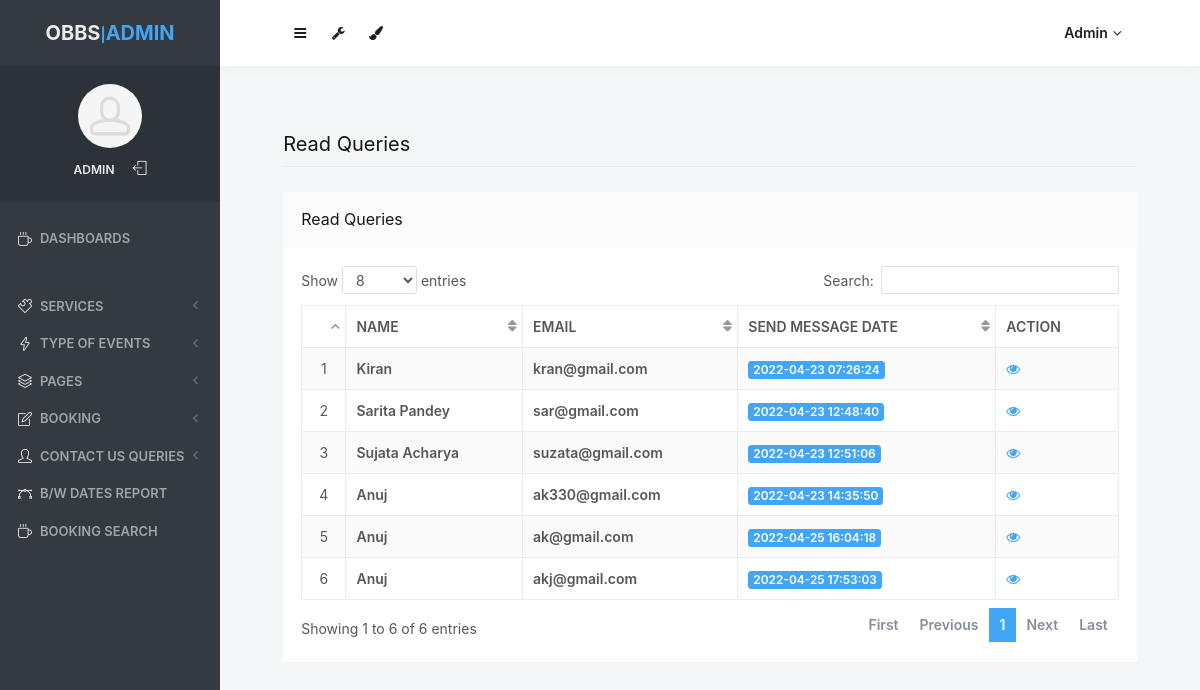
Screenshot of /admin/read-queries.php (signed in) with the database file from the repository.
### tables this page shows
CREATE TABLE `tblcontact` (
  `ID` int(10) NOT NULL,
  `Name` varchar(200) DEFAULT NULL,
  `Email` varchar(200) DEFAULT NULL,
  `Message` mediumtext DEFAULT NULL,
  `EnquiryDate` timestamp NOT NULL DEFAULT current_timestamp(),
  `IsRead` int(5) DEFAULT NULL
);

### admin/read-queries.php (the view, shortened to what this page needs)
<?php
include('includes/dbconnection.php');
if (strlen($_SESSION['odmsaid']==0)) {
  header('location:logout.php');
  } else{
  ?>
<!doctype html>
<html lang="en" class="no-focus">
    <head>
        <link rel="stylesheet" href="assets/js/plugins/datatables/dataTables.bootstrap4.min.css">
        <link rel="stylesheet" id="css-main" href="assets/css/codebase.min.css">
    </head>
    <body>
        <div id="page-container" class="sidebar-o sidebar-inverse side-scroll page-header-fixed main-content-narrow">
           <?php include_once('includes/sidebar.php');?>
          <?php include_once('includes/header.php');?>
            <main id="main-container">
                <div class="content">
                    <h2 class="content-heading">Read Queries</h2>
                    <div class="block">
                        <div class="block-header block-header-default">
                            <h3 class="block-title">Read Queries</h3>
                        </div>
                        <div class="block-content block-content-full">
                            <table class="table table-bordered table-striped table-vcenter js-dataTable-full-pagination">
                                <thead>
                                    <tr>
                                        <th class="text-center"></th>
                                        <th class="d-none d-sm-table-cell">Name</th>
                                        <th class="d-none d-sm-table-cell">Email</th>
                                        <th class="d-none d-sm-table-cell">Send Message Date</th>
                                        <th class="d-none d-sm-table-cell" style="width: 15%;">Action</th>
                                       </tr>
                                </thead>
                                <tbody>
                                    <?php
$sql="SELECT * from tblcontact where IsRead='1'";
$query = $dbh -> prepare($sql);
$query->execute();
$results=$query->fetchAll(PDO::FETCH_OBJ);
$cnt=1;
if($query->rowCount() > 0)
{
foreach($results as $row)
{               ?>
                                    <tr>
                                        <td class="text-center"><?php echo htmlentities($cnt);?></td>
                                        <td class="font-w600"><?php  echo htmlentities($row->Name);?></td>
                                        <td class="font-w600"><?php  echo htmlentities($row->Email);?></td>
                                        <td class="font-w600">
                                            <span class="badge badge-primary"><?php  echo htmlentities($row->EnquiryDate);?></span>
                                        </td>
                                         <td class="d-none d-sm-table-cell"><a href="view-user-queries.php?viewid=<?php echo htmlentities ($row->ID);?>"><i class="fa fa-eye" aria-hidden="true"></i></a></td>
                                    </tr>
                                <?php $cnt=$cnt+1;}} ?>
                                </tbody>
                            </table>
                        </div>
                    </div>
                </div>
            </main>
        </div>
    </body>
</html>
<?php }  ?>

### admin/includes/sidebar.php (shortened to what this page needs)
     <?php
include('includes/dbconnection.php');
if (strlen($_SESSION['odmsaid']==0)) {
  header('location:logout.php');
  } else{
  ?>
   <nav id="sidebar">
                <div id="sidebar-scroll">
                    <div class="sidebar-content">
                        <div class="content-header content-header-fullrow px-15">
                            <div class="content-header-section text-center align-parent sidebar-mini-hidden">
                                <div class="content-header-item">
                                    <a class="link-effect font-w700" href="dashboard.php">
                                        <span class="font-size-xl text-dual-primary-dark">OBBS</span>|<span class="font-size-xl text-primary">ADMIN</span>
                                    </a>
                                </div>
                            </div>
                        </div>
                        <div class="content-side content-side-full content-side-user px-10 align-parent">
                            <div class="sidebar-mini-hidden-b text-center">
                                <a class="img-link" href="dashboard.php">
                                    <img class="img-avatar" src="assets/img/avatars/avatar15.jpg" alt="">
                                </a>
                                <ul class="list-inline mt-10">
                                    <?php
$aid=$_SESSION['odmsaid'];
$sql="SELECT AdminName from  tbladmin where ID=:aid";
$query = $dbh -> prepare($sql);
$query->bindParam(':aid',$aid,PDO::PARAM_STR);
$query->execute();
$results=$query->fetchAll(PDO::FETCH_OBJ);
$cnt=1;
if($query->rowCount() > 0)
{
foreach($results as $row)
{               ?>
                                    <li class="list-inline-item">
                                        <a class="link-effect text-dual-primary-dark font-size-xs font-w600 text-uppercase" href="admin-profile.php"><?php  echo $row->AdminName;?></a>
                                    </li><?php $cnt=$cnt+1;}} ?>
                                    <li class="list-inline-item">
                                        <a class="link-effect text-dual-primary-dark" href="logout.php">
                                            <i class="si si-logout"></i>
                                        </a>
                                    </li>
                                </ul>
                            </div>
                        </div>
                        <div class="content-side content-side-full">
                            <ul class="nav-main">
                                <li class="open">
                                    <a href="dashboard.php"><i class="si si-cup"></i><span class="sidebar-mini-hide">Dashboards</span></a>
                                </li>
                                <li class="nav-main-heading"><span class="sidebar-mini-visible">UI</span><span class="sidebar-mini-hidden"></span></li>
                                <li>
                                    <a class="nav-submenu" data-toggle="nav-submenu"><i class="si si-puzzle"></i><span class="sidebar-mini-hide"></span>Services</a>
                                </li>
                                <li>
                                    <a class="nav-submenu" data-toggle="nav-submenu" href="#"><i class="si si-energy"></i><span class="sidebar-mini-hide">Type of Events</span></a>
                                </li>
                                <li>
                                    <a class="nav-submenu" data-toggle="nav-submenu" href="#"><i class="si si-layers"></i><span class="sidebar-mini-hide">Pages</span></a>
                                </li>
                                <li>
                                    <a class="nav-submenu" data-toggle="nav-submenu" href="#"><i class="si si-note"></i><span class="sidebar-mini-hide">Booking</span></a>
                                </li>
                                <li>
                                    <a class="nav-submenu" data-toggle="nav-submenu" href="#"><i class="si si-user"></i><span class="sidebar-mini-hide">Contact Us Queries</span></a>
                                </li>
                                <li>
                                    <a  href="between-dates-report.php"><i class="si si-vector"></i><span class="sidebar-mini-hide">B/w Dates Report</span></a>
                                </li>
                     <li>
                                    <a href="booking-search.php"><i class="si si-cup"></i><span class="sidebar-mini-hide">Booking Search</span></a>
                                </li>
                            </ul>
                        </div>
                    </div>
                </div>
            </nav>
           <?php }  ?>

### admin/includes/header.php (shortened to what this page needs)
   <?php
include('includes/dbconnection.php');
if (strlen($_SESSION['odmsaid']==0)) {
  header('location:logout.php');
  } else{
  ?>
            <header id="page-header">
                <div class="content-header">
                    <div class="content-header-section">
                        <button type="button" class="btn btn-circle btn-dual-secondary" data-toggle="layout" data-action="sidebar_toggle">
                            <i class="fa fa-navicon"></i>
                        </button>
                        <div class="btn-group" role="group">
                            <button type="button" class="btn btn-circle btn-dual-secondary" id="page-header-options-dropdown" data-toggle="dropdown" aria-haspopup="true" aria-expanded="false">
                                <i class="fa fa-wrench"></i>
                            </button>
                        </div>
                        <div class="btn-group" role="group">
                            <button type="button" class="btn btn-circle btn-dual-secondary" id="page-header-themes-dropdown" data-toggle="dropdown" aria-haspopup="true" aria-expanded="false">
                                <i class="fa fa-paint-brush"></i>
                            </button>
                        </div>
                    </div>
                    <div class="content-header-section">
                        <div class="btn-group" role="group">
                            <?php
$aid=$_SESSION['odmsaid'];
$sql="SELECT AdminName from  tbladmin where ID=:aid";
$query = $dbh -> prepare($sql);
$query->bindParam(':aid',$aid,PDO::PARAM_STR);
$query->execute();
$results=$query->fetchAll(PDO::FETCH_OBJ);
$cnt=1;
if($query->rowCount() > 0)
{
foreach($results as $row)
{               ?>
                            <button type="button" class="btn btn-rounded btn-dual-secondary" id="page-header-user-dropdown" data-toggle="dropdown" aria-haspopup="true" aria-expanded="false">
                                <?php  echo $row->AdminName;?><i class="fa fa-angle-down ml-5"></i>
                            </button>
                            <?php $cnt=$cnt+1;}} ?>
                        </div>
                    </div>
                </div>
            </header>
            <?php }  ?>

### rows the page displays
tblcontact: Name "Kiran", Email "kran@gmail.com", EnquiryDate "2022-04-23 07:26:24"
tblcontact: Name "Sarita Pandey", Email "sar@gmail.com", EnquiryDate "2022-04-23 12:48:40"
tblcontact: Name "Sujata Acharya", Email "suzata@gmail.com", EnquiryDate "2022-04-23 12:51:06"
tblcontact: Name "Anuj", Email "ak330@gmail.com", EnquiryDate "2022-04-23 14:35:50"
tblcontact: Name "Anuj", Email "ak@gmail.com", EnquiryDate "2022-04-25 16:04:18"
tblcontact: Name "Anuj", Email "akj@gmail.com", EnquiryDate "2022-04-25 17:53:03"

### other values shown
$row->AdminName "ADMIN"
$row->AdminName "Admin"
